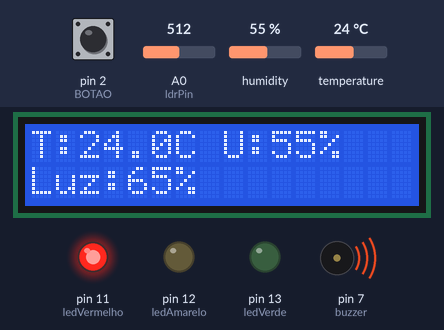
A sketch run on a simulated Arduino Uno, built with avr-gcc and run on an emulated ATmega328P. On the bench: 16×2 character LCD, output pins drawn as LEDs (lit = HIGH), buzzer (waves = sounding, pin HIGH). The inputs (shaded band) are chosen by the test bench; at power-on: pin 2 (BOTAO) HIGH, humidity 55 %, A0 (ldrPin) = 512, temperature 24 °C. The local clock reads 2024-03-15 10:24:30 at power-on unless the sketch sets it; EEPROM starts erased; what the sketch prints to the serial monitor is not drawn.

Above: at 13.4 s.
13.5 s: pin 2 (BOTAO) pulled LOW for 3.2 s
At 18.0 s:
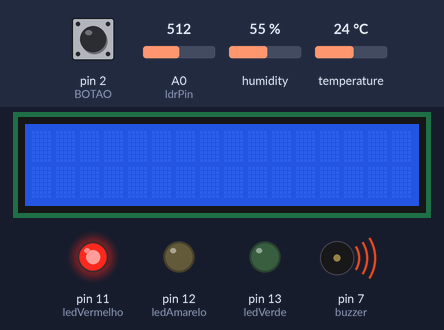
19.0 s: pin 2 (BOTAO) pulled LOW for 3.2 s
At 22.4 s:
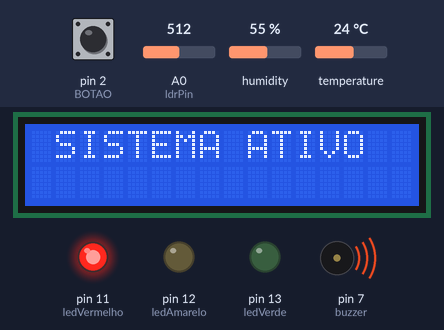
24.6 s: humidity set to 22 %
At 29.2 s:
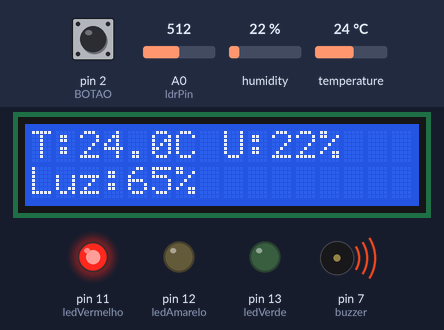
29.5 s: A0 (ldrPin) set to 716
At 35.2 s:
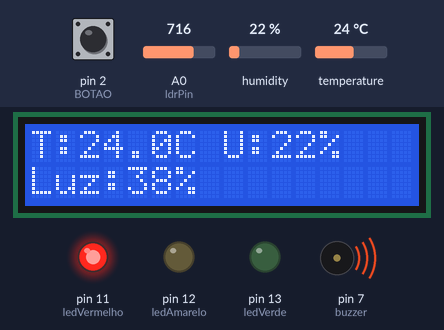
35.5 s: temperature set to 12 °C
At 40.9 s:
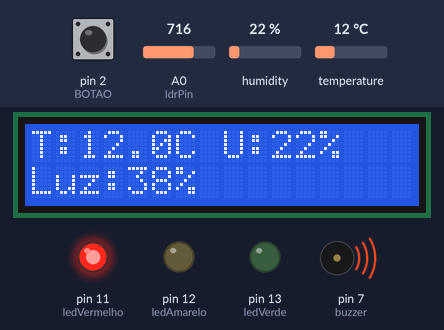
41.5 s: humidity set to 58 %
At 46.7 s:
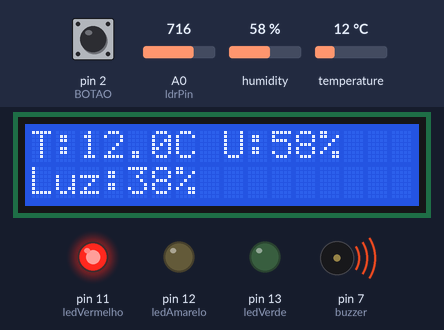
47.5 s: humidity set to 61 %
Timing chart, 0 to 53.5 s (numbered marks = the images above; inputs shaded):
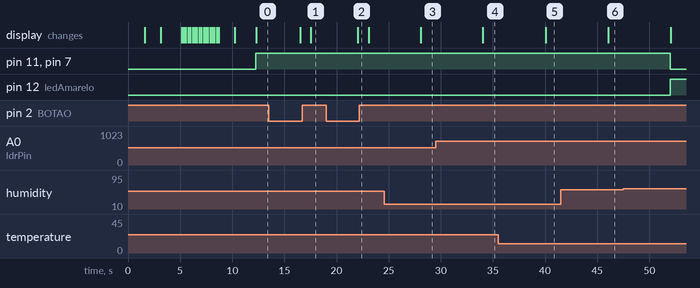

The sketch:

CodigoComentado.ino
```cpp
// === BIBLIOTECAS ===
// Importa bibliotecas essenciais para sensores, display, relógio e memória
#include <Wire.h>                // Comunicação I2C usada para LCD e RTC
#include <LiquidCrystal_I2C.h>   // Controle do display LCD via protocolo I2C
#include <DHT.h>                 // Sensor de temperatura e umidade DHT11
#include <RTClib.h>              // RTC DS1307 para manter data e hora atualizadas
#include <EEPROM.h>              // Memória EEPROM para armazenar dados persistentes

// === DEFINIÇÕES ===
// Define os pinos e tipos de dispositivos usados
#define DHTPIN 4                 // Pino digital para sensor DHT11
#define DHTTYPE DHT11            // Tipo do sensor DHT
#define BOTAO 2                  // Pino digital do botão para controle

DHT dht(DHTPIN, DHTTYPE);        // Cria objeto para o sensor DHT
RTC_DS1307 rtc;                  // Cria objeto para o relógio RTC
LiquidCrystal_I2C lcd(0x27, 16, 2); // Cria objeto para o LCD I2C (endereço 0x27, 16 colunas, 2 linhas)

// === PINOS ===
// Definição dos pinos dos sensores e atuadores
const int ldrPin = A0;           // Pino analógico para sensor LDR (luz)
const int ledVerde = 13;         // LED verde para indicar estado OK
const int ledAmarelo = 12;       // LED amarelo para alerta
const int ledVermelho = 11;      // LED vermelho para estado crítico
const int buzzer = 7;            // Buzzer para alertas sonoros

// === VARIÁVEIS DE TEMPO ===
// Controle de temporização para leituras e debounce de botão
unsigned long ultimoMillis = 0;          // Armazena o último tempo de leitura
unsigned long intervaloLeitura = 6000;   // Intervalo entre leituras (6 segundos)

unsigned long tempoBotaoPressionado = 0; // Guarda tempo de início do pressionamento do botão
bool botaoAnterior = HIGH;                // Estado anterior do botão (para detectar bordas)
bool modoAuditoria = false;               // Flag que indica se está no modo auditoria
int indiceLogAtual = 0;                   // Índice do log exibido no modo auditoria
bool longPressHandled = false;            // Controle para detectar pressionamento longo do botão

// EEPROM
int enderecoEEPROM = 0;                   // Endereço da próxima gravação na EEPROM
const int TAMANHO_REGISTRO = 10;          // Tamanho fixo dos registros na EEPROM (bytes)
int numLogsEscritos = 0;                  // Contador dos logs salvos na EEPROM

// FLAGS para armazenar últimos valores críticos para evitar gravações repetidas
float ultimoTempCrit = NAN;               // Última temperatura crítica registrada
float ultimaUmidCrit = NAN;                // Última umidade crítica registrada
int ultimaLuzCrit = -1;                    // Última luz crítica registrada

// Definição dos caracteres personalizados para o símbolo do infinito no LCD
byte name1x5[] = { B00000, B00000, B00000, B00000, B00000, B00000, B00000, B00000 };
byte name0x6[] = { B00000, B00111, B01000, B10000, B10000, B10000, B01000, B00111 };
byte name0x7[] = { B00000, B00000, B10001, B01010, B00100, B01010, B10001, B00000 };
byte name0x8[] = { B00000, B11100, B00010, B00001, B00001, B00001, B00010, B11100 };

// Função para animar o logo do infinito no LCD, movendo os caracteres da direita para esquerda
void animaLogo() {
  for (int pos = 16; pos >= 0; pos--) {
    lcd.clear();
    lcd.setCursor(pos, 1); lcd.write(byte(0));   // parte inferior esquerda do símbolo
    lcd.setCursor(pos + 1, 0); lcd.write(byte(1)); // topo esquerdo
    lcd.setCursor(pos + 2, 0); lcd.write(byte(2)); // topo meio
    lcd.setCursor(pos + 3, 0); lcd.write(byte(3)); // topo direito
    delay(200);
  }
}

// === SETUP ===
// Configuração inicial do sistema, sensores, LCD, pinos e mensagens de boas-vindas
void setup() {
  Serial.begin(9600);           // Inicializa comunicação serial para debug
  dht.begin();                  // Inicializa sensor DHT
  rtc.begin();                  // Inicializa relógio RTC]
  rtc.adjust(DateTime(F(__DATE__), F(__TIME__)));

  // Define pinos dos LEDs e buzzer como saída
  pinMode(ledVerde, OUTPUT);
  pinMode(ledAmarelo, OUTPUT);
  pinMode(ledVermelho, OUTPUT);
  pinMode(buzzer, OUTPUT);

  pinMode(BOTAO, INPUT_PULLUP);  // Botão configurado com resistor interno de pull-up

  lcd.init();                   // Inicializa LCD
  lcd.backlight();             // Liga luz de fundo do LCD

  // Mensagens iniciais na tela para boas-vindas
  lcd.clear();
  lcd.setCursor(2, 0);
  lcd.print("BEM-VINDO A");
  delay(1500);

  lcd.clear();
  lcd.setCursor(4, 0);
  lcd.print("INFINITY");
  delay(1500);

  // Cria caracteres personalizados para desenhar símbolo do infinito (∞)
  lcd.createChar(0, name1x5);
  lcd.createChar(1, name0x6);
  lcd.createChar(2, name0x7);
  lcd.createChar(3, name0x8);

  // Desenha o símbolo do infinito no LCD
  lcd.clear();
  lcd.setCursor(5, 1);
  lcd.write(byte(0));
  lcd.setCursor(6, 0);
  lcd.write(byte(1));
  lcd.setCursor(7, 0);
  lcd.write(byte(2));
  lcd.setCursor(8, 0);
  lcd.write(byte(3));
  delay(2000);

  // Animação do logo
  animaLogo();

  // Sequência de mensagens finais da inicialização
  lcd.clear();
  lcd.setCursor(1, 0);
  lcd.print("MONITORAMENTO");
  delay(1500);

  lcd.setCursor(1, 0);
  lcd.print("SISTEMA ATIVO");
  delay(2000);
  lcd.clear();

}

// === LOOP PRINCIPAL ===
// Loop que roda continuamente: lê sensores, verifica botão, salva logs, exibe no LCD e controla LEDs/buzzer
void loop() {
  bool estadoBotao = digitalRead(BOTAO); // Lê estado atual do botão
  unsigned long agora = millis();         // Tempo atual em milissegundos

  // === DETECÇÃO DE BOTÃO ===
  // Detecta quando o botão começa a ser pressionado (bordas)
  if (estadoBotao == LOW && botaoAnterior == HIGH) {
    tempoBotaoPressionado = agora; // Marca o tempo do início do pressionamento
  }

  // Detecta pressionamento longo (>3s) para alternar o modo auditoria
  if (estadoBotao == LOW && (agora - tempoBotaoPressionado > 3000)) {
    if (!longPressHandled) {          // Garante que a alternância ocorra só uma vez por pressionamento longo
      modoAuditoria = !modoAuditoria; // Alterna modo auditoria on/off
      lcd.clear();
      if (modoAuditoria) {
        lcd.setCursor(0,0); lcd.print("MODO AUDITORIA");
        indiceLogAtual = 0;           // Reinicia índice para navegação nos logs
      } else {
        lcd.setCursor(1,0); lcd.print("SISTEMA ATIVO");
        // Reseta os últimos valores críticos ao voltar para modo monitoramento
        ultimoTempCrit = NAN;
        ultimaUmidCrit = NAN;
        ultimaLuzCrit = -1;
      }
      delay(1000);                    // Mostra mensagem por 1 segundo e evita bouncing
      lcd.clear();
      longPressHandled = true;        // Marca que já tratou esse long press
    }
  } else if (estadoBotao == HIGH && botaoAnterior == LOW) {
    // Quando botão é liberado, reseta flag para detectar novo pressionamento longo depois
    longPressHandled = false;
  }

  // Se estiver no modo auditoria, executa loop específico para mostrar logs, e não faz leituras normais
  if (modoAuditoria) {
    modoAuditoriaLoop(estadoBotao);
    botaoAnterior = estadoBotao; // Atualiza estado do botão para próxima verificação
    return;                     // Sai para evitar leituras e atualizações normais no modo auditoria
  }

  // === LEITURA PERIÓDICA DOS SENSORES ===
  if (agora - ultimoMillis >= intervaloLeitura) {
    ultimoMillis = agora;                // Atualiza último tempo de leitura

    float temperatura = dht.readTemperature(); // Lê temperatura do DHT
    float umidade = dht.readHumidity();         // Lê umidade do DHT
    int leituraLDR = analogRead(ldrPin);        // Lê valor analógico do LDR

    // Mapeia leitura do LDR para percentual de luz
    // Ajusta para inversão do sensor e range esperado no ambiente
    int luzPercent = constrain(map(leituraLDR, 1002, 250, 0, 100), 0, 100);

    // Verifica se leituras do DHT são válidas
    if (isnan(temperatura) || isnan(umidade)) {
      Serial.println("Erro ao ler DHT!");
      lcd.clear();
      lcd.setCursor(0,0); lcd.print("ERRO SENSOR DHT!");
      setLeds(3);                    // Acende LED vermelho e buzzer para erro
      return;                       // Pula essa leitura para evitar usar dados inválidos
    }

    // Define faixas de temperatura: ideal, alerta e crítico
    bool tempIdeal = (temperatura >= 10 && temperatura <= 16);
    bool tempAlerta = ((temperatura >= 7 && temperatura < 10) || (temperatura > 16 && temperatura <= 19));
    bool tempCrit = !(tempIdeal || tempAlerta);

    // Faixas para umidade (exemplo, pode ajustar conforme aplicação)
    bool umidIdeal = (umidade >= 70 && umidade <= 85);
    bool umidAlerta = ((umidade >= 60 && umidade < 70) || (umidade > 85 && umidade <= 90));
    bool umidCrit = !(umidIdeal || umidAlerta);

    // Faixas para luz (só exemplo, ajustar conforme uso)
    bool luzIdeal = (luzPercent >= 30 && luzPercent <= 70);
    bool luzAlerta = ((luzPercent >= 20 && luzPercent < 30) || (luzPercent > 70 && luzPercent <= 80));
    bool luzCrit = !(luzIdeal || luzAlerta);

    // Decide cor do LED e acionamento do buzzer conforme pior estado entre temperatura, umidade e luz
    if (tempCrit || umidCrit || luzCrit) {
      setLeds(3);        // Vermelho + buzzer
    } else if (tempAlerta || umidAlerta || luzAlerta) {
      setLeds(2);        // Amarelo (alerta), sem buzzer
    } else {
      setLeds(1);        // Verde (normal), sem buzzer
    }

    // Exibe dados no LCD
    lcd.clear();
    lcd.setCursor(0,0);
    lcd.print("T:");
    lcd.print(temperatura,1);
    lcd.print("C ");

    lcd.print("U:");
    lcd.print(umidade,0);
    lcd.print("%");

    lcd.setCursor(0,1);
    lcd.print("Luz:");
    lcd.print(luzPercent);
    lcd.print("% ");

    // === GRAVAÇÃO DE LOGS NA EEPROM ===
    // Só grava se algum parâmetro estiver em estado crítico (para economizar espaço e gravação)
    if ((tempCrit && !isEqualFloat(temperatura, ultimoTempCrit)) ||
        (umidCrit && !isEqualFloat(umidade, ultimaUmidCrit)) ||
        (luzCrit && luzPercent != ultimaLuzCrit)) {

      // Atualiza últimos valores críticos para comparação futura
      if (tempCrit) ultimoTempCrit = temperatura;
      if (umidCrit) ultimaUmidCrit = umidade;
      if (luzCrit) ultimaLuzCrit = luzPercent;

      // Salva o log na EEPROM com timestamp e dados
      salvarLogEEPROM(temperatura, umidade, luzPercent);

      Serial.println("Log crítico salvo na EEPROM.");
    }

  }

  botaoAnterior = estadoBotao; // Atualiza estado do botão para próxima verificação
}

// === FUNÇÕES AUXILIARES ===

// Função para exibir os LEDs conforme código:
// 1 - Verde ligado
// 2 - Amarelo ligado
// 3 - Vermelho ligado + buzzer
// 0 - Apaga tudo
void setLeds(int estado) {
  switch (estado) {
    case 1: // Verde
      digitalWrite(ledVerde, HIGH);
      digitalWrite(ledAmarelo, LOW);
      digitalWrite(ledVermelho, LOW);
      digitalWrite(buzzer, LOW);
      break;
    case 2: // Amarelo
      digitalWrite(ledVerde, LOW);
      digitalWrite(ledAmarelo, HIGH);
      digitalWrite(ledVermelho, LOW);
      digitalWrite(buzzer, LOW);
      break;
    case 3: // Vermelho + buzzer
      digitalWrite(ledVerde, LOW);
      digitalWrite(ledAmarelo, LOW);
      digitalWrite(ledVermelho, HIGH);
      digitalWrite(buzzer, HIGH);
      break;
    default: // Tudo apagado
      digitalWrite(ledVerde, LOW);
      digitalWrite(ledAmarelo, LOW);
      digitalWrite(ledVermelho, LOW);
      digitalWrite(buzzer, LOW);
  }
}

// Função para salvar um registro crítico na EEPROM
// Guarda temperatura, umidade, luz e timestamp do RTC
void salvarLogEEPROM(float temp, float umid, int luz) {
  if (!rtc.isrunning()) {
    Serial.println("RTC não está rodando, não salva log!");
    return;
  }

  DateTime agora = rtc.now();

  // Verifica se EEPROM tem espaço (considerando tamanho fixo do registro)
  if (enderecoEEPROM + TAMANHO_REGISTRO > EEPROM.length()) {
    Serial.println("EEPROM cheia! Apagando tudo...");
    // Apaga toda EEPROM (opcional: só zera os bytes)
    for (int i = 0; i < EEPROM.length(); i++) {
      EEPROM.write(i, 0xFF);
    }
    enderecoEEPROM = 0;
    numLogsEscritos = 0;
  }

  // Grava dados no formato:
  // Byte 0: temperatura em graus C (inteiro)
  // Byte 1: umidade %
  // Byte 2: luz %
  // Byte 3-6: ano, mês, dia, hora, minuto, segundo (ou outro formato)
  // Byte 9: marcador 0x01 para indicar registro válido

  EEPROM.write(enderecoEEPROM, (byte)temp);
  EEPROM.write(enderecoEEPROM + 1, (byte)umid);
  EEPROM.write(enderecoEEPROM + 2, (byte)luz);
  EEPROM.write(enderecoEEPROM + 3, agora.year() - 2000); // ano a partir de 2000
  EEPROM.write(enderecoEEPROM + 4, agora.month());
  EEPROM.write(enderecoEEPROM + 5, agora.day());
  EEPROM.write(enderecoEEPROM + 6, agora.hour());
  EEPROM.write(enderecoEEPROM + 7, agora.minute());
  EEPROM.write(enderecoEEPROM + 8, agora.second());
  EEPROM.write(enderecoEEPROM + 9, 0x01); // marcador de registro válido

  enderecoEEPROM += TAMANHO_REGISTRO;
  numLogsEscritos++;
}

// Função para comparar floats com margem de erro pequena, evitando gravações repetidas
bool isEqualFloat(float a, float b) {
  if (isnan(a) && isnan(b)) return true;
  if (isnan(a) || isnan(b)) return false;
  return fabs(a - b) < 0.1;
}

// Função para o loop de modo auditoria: navega pelos logs na EEPROM com o botão
void modoAuditoriaLoop(bool estadoBotao) {
  static bool botaoAnteriorAud = HIGH;
  static unsigned long debounceTempo = 0;
  const unsigned long debounceDelay = 200;

  unsigned long agora = millis();

  // Debounce simples do botão
  if (estadoBotao != botaoAnteriorAud) {
    debounceTempo = agora;
  }
  if ((agora - debounceTempo) > debounceDelay) {
    if (botaoAnteriorAud == HIGH && estadoBotao == LOW) {
      // Botão pressionado no modo auditoria: avança para próximo log
      if (numLogsEscritos == 0) {
        lcd.clear();
        lcd.setCursor(0,0);
        lcd.print("EEPROM VAZIA");
        return;
      }

      indiceLogAtual++;
      if (indiceLogAtual >= numLogsEscritos) {
        indiceLogAtual = 0; // volta ao primeiro log
      }

      exibirLogEEPROM(indiceLogAtual);
    }
  }
  botaoAnteriorAud = estadoBotao;
}

// Função que lê e exibe um log salvo na EEPROM no LCD
void exibirLogEEPROM(int indice) {
  int endereco = indice * TAMANHO_REGISTRO;

  byte temp = EEPROM.read(endereco);
  byte umid = EEPROM.read(endereco + 1);
  byte luz = EEPROM.read(endereco + 2);
  byte ano = EEPROM.read(endereco + 3);
  byte mes = EEPROM.read(endereco + 4);
  byte dia = EEPROM.read(endereco + 5);
  byte hora = EEPROM.read(endereco + 6);
  byte minuto = EEPROM.read(endereco + 7);
  byte segundo = EEPROM.read(endereco + 8);
  byte marcador = EEPROM.read(endereco + 9);

  if (marcador != 0x01) {
    lcd.clear();
    lcd.setCursor(0,0);
    lcd.print("LOG INVALIDO");
    return;
  }

  lcd.clear();
  lcd.setCursor(0,0);
  lcd.print("T:");
  lcd.print(temp);
  lcd.print("C U:");
  lcd.print(umid);
  lcd.print("%");

  lcd.setCursor(0,1);
  lcd.print("L:");
  lcd.print(luz);
  lcd.print("% ");

  lcd.print(hora);
  lcd.print(":");
  if (minuto < 10) lcd.print("0");
  lcd.print(minuto);

  lcd.print(" ");

  lcd.print(dia);
  lcd.print("/");
  lcd.print(mes);
  lcd.print("/");
  lcd.print(ano + 2000);
}
```

Measured:
- after the input at 13.5 s, the display: first changes after 3.0 s (image 1 shows a later state)
- after the input at 19.0 s, the display: changes after 3.0 s (image 2)
- after the input at 24.6 s, the display: changes after 3.5 s (image 3)
- after the input at 29.5 s, the display: changes after 4.5 s (image 4)
- after the input at 35.5 s, the display: changes after 4.5 s (image 5)
- after the input at 41.5 s, the display: changes after 4.6 s (image 6)
- after the input at 47.5 s, pin 11 (ledVermelho), pin 7 (buzzer): HIGH → LOW after 4.5 s; pin 12 (ledAmarelo): LOW → HIGH after 4.5 s
